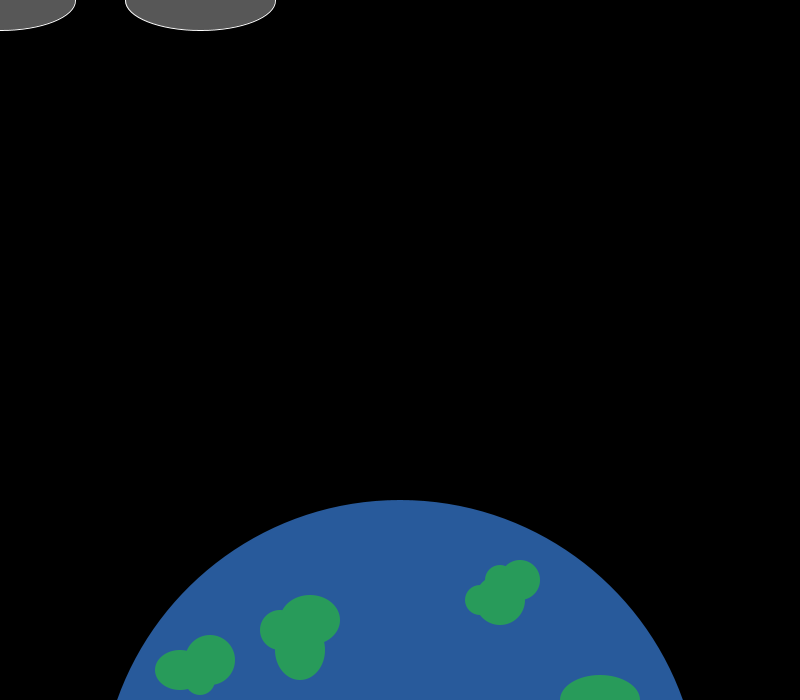
Frame 1 (no input)
Frame 60 (the mouse pressed at the canvas centre just before this capture): identical to frame 1, image omitted
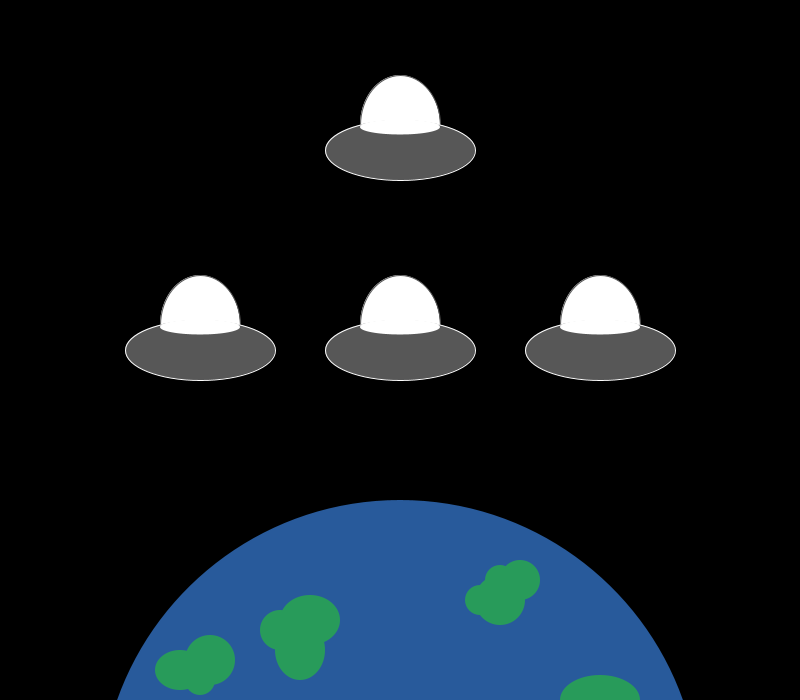
Frame 120 (the mouse held since frame 60 and released just before this capture)

The Processing sketch that drew these frames (run headless with seeded random() and noise(); from frame 60 on, the mouse is pressed at the canvas centre):

// Processing sketch: processing_139934
// ── processing_139934.pde

// Edwin Franco
// Film 20C
// 3/14/14
// For my final project, I decided to create a squad of for UFOs invading planet earth. 
// Of all the "monsters" I could have imagined and created, I selected aliens. 
// After completing this project, I asked myself why that was. Now, the answer seems obvious. 
// My project represents my life-long obsession with extraterrestrial beings, that I developed at a young age. 
// At the age of four, I was very impressionable as most kids are. That was the age that I watched the film "Fire in the Sky." 
// I lived with my cousins and they also frequently watched the X-files.
// The opening music was enough to make my cover my face with bed sheets and cry. 
// This was also around the time there was a flood of news coverage on the "Chupacabra" that circulated around Latin America.
// The being, whose name translates to "Goat sucker" was the subject of many stories my mother told me. 
// It went around drinking the blood of livestock, and one need only Google the being to see his likeness to   
// the big-headed, wide-eyed green aliens with three fingers that society imagines are aliens. 

// This conversation about aliens, unknown beings, and UFO's persisted.
// Despite my fear, I read books to find out more.
// Eventually, this fear turned into hobbies revolving around Science-fiction (games, novels, etc.).
// My project attempts to capture, playfully, my fascination with aliens, and my childhood paranoia that our 
// planet would be taken over by martians in my lifetime.
// If you move to cursor  left or right, the space ships will follow. The center UFO is synched to the mouse, 
// while the surrounding UFOs have a gap of separation from the center one.
// I found an image of earth on processing's database and remixed it with my invaders.


void setup(){
  size(800, 700);
  background(0);
    smooth();
  frameRate(30);
  };
  
void draw() {
    
  background(0);
  
  ellipseMode(CENTER);   
    
  //UFO structure center
  stroke(87); //outlines in grey
  fill(255); // inside is white
  ellipse(mouseX, mouseY-25, 80, 100); //will move along with the mouse
    
  stroke(255); //outlines in white
  fill(87); // inside is grey
  ellipse(mouseX, mouseY, 150, 60); //will move with the mouse
     
 
  noStroke();
  fill(255);
  ellipse(mouseX, mouseY-23, 80,15); //will move with the mouse
  
   //UFO structure top
  stroke(87);
  fill(255);
  ellipse(mouseX, mouseY-225, 80, 100); //will move with the mouse
    
  stroke(255);
  fill(87);
  ellipse(mouseX, mouseY-200, 150, 60); // will move with the mouse
     
  noStroke();
  fill(255);
  ellipse(mouseX, mouseY-223, 80,15); // will move with the mouse
  
  
   //UFO structure left
  stroke(87);
  fill(255);
  ellipse(mouseX-200, mouseY-25, 80, 100); // will move with the mouse
    
  stroke(255);
  fill(87);
  ellipse(mouseX-200, mouseY, 150, 60); // will move with the mouse
     
  noStroke();
  fill(255);
  ellipse(mouseX-200, mouseY-23, 80,15); // will move with the mouse
  
   //UFO structure right
  stroke(87);
  fill(255);
  ellipse(mouseX+200, mouseY-25, 80, 100); // will move with the mouse
    
  stroke(255);
  fill(87);
  ellipse(mouseX+200, mouseY, 150, 60); // will move with the mouse
     
  noStroke();
  fill(255);
  ellipse(mouseX+200, mouseY-23, 80,15); // will move with the mouse

     

   //earth
  noStroke();
  fill(40, 90, 155);
  ellipse(width/2, height+100, 600, 600);
  fill(40, 155, 90);
  ellipse(600, 700, 80, 50);//lower right middle
   
  ellipse(300, 650, 50, 60);//top left
  ellipse(310, 620, 60, 50);
  ellipse(280, 630, 40, 40);
   
  ellipse(500, 600, 50, 50);//top right
  ellipse(480, 600, 30, 30);
  ellipse(520, 580, 40, 40);
  ellipse(500, 580, 30, 30);
   
  ellipse(200, 680, 30, 30);//right corner
  ellipse(210, 660, 50, 50);
  ellipse(180, 670, 50, 40);
}
